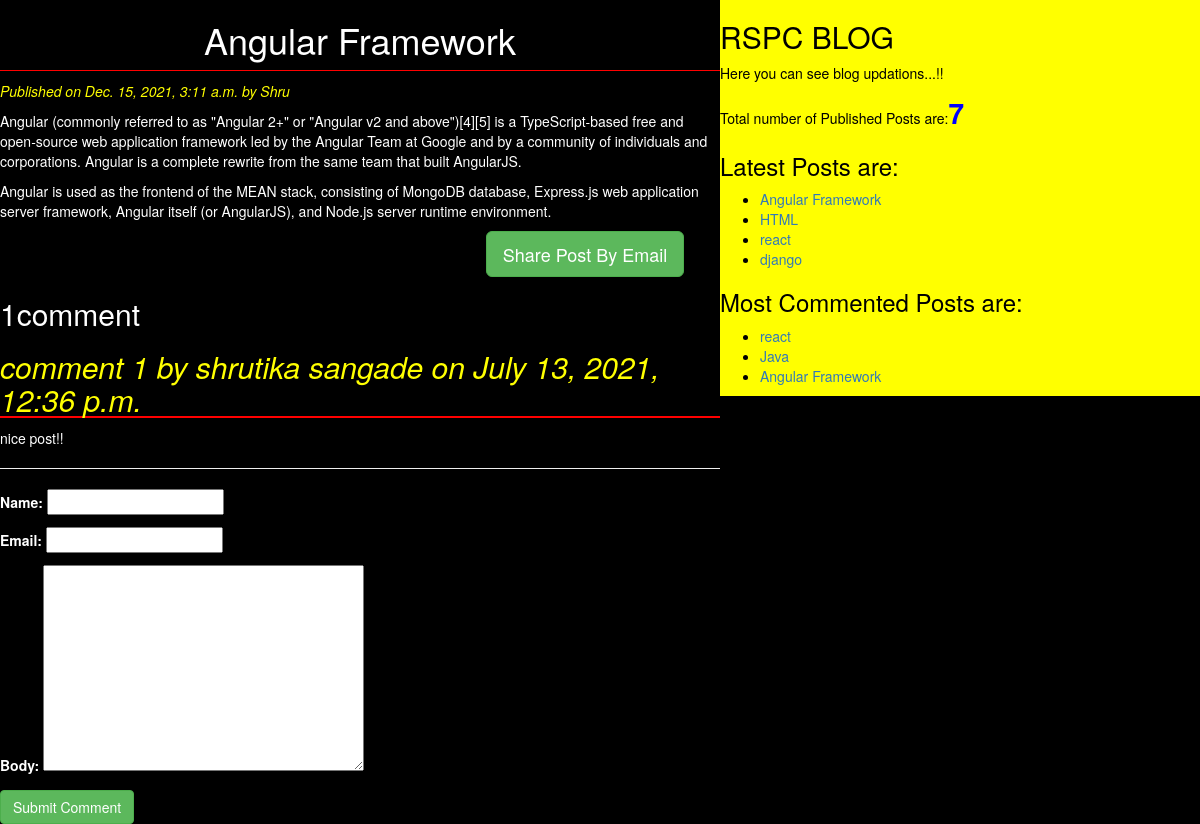
Screenshot of /2021/12/15/angular-framework/ with the database file from the repository.
### blog/models.py (models this page shows, shortened)
class Post(models.Model):
    Status_Choice=(('draft','Draft'),('published','Published'))
    title=models.CharField(max_length=50)
    slug=models.SlugField(max_length=50,unique_for_date="publish")
    author=models.ForeignKey(User,related_name='blog_posts',on_delete=models.CASCADE)
    body=models.TextField()
    publish=models.DateTimeField(default=timezone.now)
    created=models.DateTimeField(auto_now_add=True)
    updated=models.DateTimeField(auto_now=True)
    status=models.CharField(max_length=10,choices=Status_Choice,default='draft')
    tags=TaggableManager()
    class Meta:
        ordering=('-publish',)
    def get_absolute_url(self):
        return reverse('post_detail',args=[self.publish.year,self.publish.strftime('%m'),self.publish.strftime('%d'),self.slug])

class Comments(models.Model):
    post=models.ForeignKey(Post,related_name='comments',on_delete=models.CASCADE)
    name=models.CharField(max_length=50)
    email=models.EmailField()
    body=models.TextField()
    created=models.DateTimeField(auto_now_add=True)
    updated=models.DateTimeField(auto_now=True)
    active=models.BooleanField(default=True)
    class Meta:
        ordering=('-created',)

### blog/views.py (the view)
# urls.py: url(r'^(?P<year>\d{4})/(?P<month>\d{2})/(?P<day>\d{2})/(?P<post>[-\w]+)/$', views.PostDetail_view,name='post_detail'),#(name='post_detail'):-canonical name for PostDetail_view
def PostDetail_view(request,year,month,day,post):
    post=get_object_or_404(Post,slug=post,status='published',publish__year=year,publish__month=month,publish__day=day)
    comments=post.comments.filter(active=True)
    csubmit=False
    if request.method=='POST':
        form=CommentsForm(request.POST)
        if form.is_valid():
            new_comment=form.save(commit=False)
            new_comment.post=post
            new_comment.save()
            csubmit=True
    else:
        form=CommentsForm()
    return render(request,'blog/postdetail.html',{'post':post,'form':form,'csubmit':csubmit,'comments':comments})

### blog/forms.py
class CommentsForm(forms.ModelForm):
    class Meta:
        model = Comments
        fields=('name','email','body')

### blog/templatetags/blog_tags.py (called while the page is built)
@register.simple_tag(name='my_tags')
def total_posts(): #is a name of custom template tag
    post_list=Post.objects.filter(status__exact='published')
    return post_list.count()

@register.inclusion_tag('blog/latest_post.html')
def show_latest_post(count=3):
    post=Post.objects.filter(status__exact='published')
    latest_post=post.order_by('-publish')[:count]
    return{'latest_post':latest_post}

@register.simple_tag
def get_MostCommentedPost(cnt=3):
    return Post.objects.annotate(total_comments=Count('comments')).order_by('-total_comments') [:cnt]

### templates/blog/postdetail.html (shortened to what this page needs)
{%extends 'blog/base.html'%}
{%block content%}
<h1>{{post.title}}</h1>
<p id='date'>Published on {{post.publish}} by {{post.author|title}}</p>
{{post.body | linebreaks }}
<div class="container" align="center">
  <a href="/{{post.id}}/share"class="btn btn-success btn-lg"> Share Post By Email</a>
</div>
{%with comments.count as comments_count%}
<h2>{{comments_count}}comment{{comments_count | pluralize}} </h2>
{%endwith%}
{%if comments%}
{%for comment in comments%}
<h3 id='ch1'>comment {{forloop.counter}} by {{comment.name}} on {{comment.created}}</h3>
<div class='ch'>
  {{comment.body | linebreaks}}
</div>
{%endfor%}
<hr>
{%else%}
<h4> There are no comments!!</h4>
{%endif%}
{%if csubmit%}
<h2> Your Comments Submitted Successfully!!!</h2>
{%else%}
<form  method="post">
  {{form.as_p}}
  <input type="submit"  value="Submit Comment" class="btn btn-success">
</form>
{%endif%}
{%endblock%}

### templates/blog/base.html (shortened to what this page needs)
<!DOCTYPE html>
{%load static%}
{%load blog_tags%}
<html lang="en" dir="ltr">
  <head>
  <link rel="stylesheet" href="https://maxcdn.bootstrapcdn.com/bootstrap/3.3.7/css/bootstrap.min.css">
  <link rel="stylesheet" href="{%static "CSS/blog.css"%}">
  </head>
  <body>
    <div class="content">
      {%block content%}
      {%endblock%}
    </div>
    <div class="sidebar">
      <h2>RSPC BLOG</h2>
      <p>
        Here you can see blog updations...!!
      </p>
      <p> Total number of Published Posts are:<span id='pcount'>{%my_tags%}</span></p>
      <h3>Latest Posts are:</h3>{%show_latest_post 4%}
      <h3>Most Commented Posts are:</h3>{%get_MostCommentedPost as MostCommentedPost%}
      <ul>
      {%for post in MostCommentedPost%}
      <li><a href="{{post.get_absolute_url}}">{{post.title}}</a></li>
      {%endfor%}
     </ul>
    </div>
  </body>
</html>

### templates/blog/latest_post.html (shortened to what this page needs)
<!DOCTYPE html>
<html lang="en" dir="ltr">
  <head>
  </head>
  <body>
    <ul>
      {%for post in latest_post%}
      <li><a href="{{post.get_absolute_url}}">{{post.title}}</a></li>
      {%endfor%}
    </ul>
  </body>
</html>

### static/CSS/blog.css (style rules this page uses)
.content { background: black; width: 60%; float: left; }
.sidebar { background: yellow; width: 40%; float: right; color: black; }
h1 { text-align: center; border-bottom: 1px solid red; padding-bottom: 10px; }
body { color: white; background: black; }
#date { color: yellow; font-size: 14px; font-style: italic; }
#ch1 { color: yellow; font-style: italic; font-size: 30px; border-bottom: 2px solid red; }
#pcount { font-size: 28px; color: blue; font-weight: bold; }

### rows the page displays
Post: title "Angular Framework", publish "Dec. 15, 2021, 3:11 a.m.", author "Shru", body "Angular (commonly referred to as \"Angular 2+\" or \"Angular v2 and above\")[4][5] is a TypeScript-based free and open-source web application framework led by the Angular Team at Google and by a community of individuals and corporations. Angular is a complete rewrite from the same team that built AngularJS. Angular is used as the frontend of the MEAN stack, consisting of MongoDB database, Express.js web application server framework, Angular itself (or AngularJS), and Node.js server runtime environment."
Comments: name "shrutika sangade", created "July 13, 2021, 12:36 p.m.", body "nice post!!"
Post: title "HTML"
Post: title "react"
Post: title "django"
Post: title "Java"

### other values shown
{{ comments_count }} "1"
